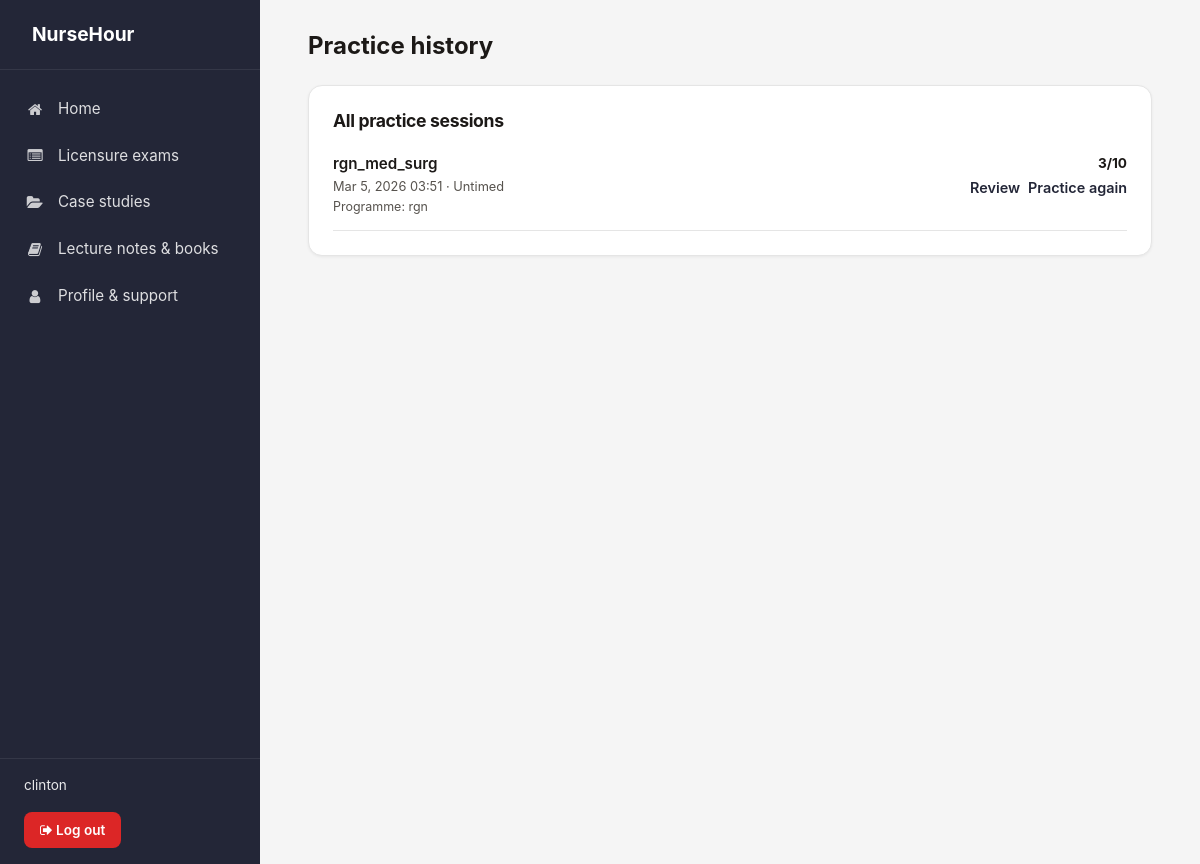
The page /dashboard/practice-history/ (signed in) on the database its author committed.
### website/models.py (models this page shows)
class PracticeSession(models.Model):
    user = models.ForeignKey(settings.AUTH_USER_MODEL, on_delete=models.CASCADE, related_name='practice_sessions')
    program = models.CharField(max_length=10, blank=True, default='')
    paper = models.CharField(max_length=40, blank=True, default='')
    timed = models.BooleanField(default=False, help_text='If true, student practiced under timed conditions (50s per question).')
    total_questions = models.PositiveIntegerField()
    correct_count = models.PositiveIntegerField(default=0)
    questions = models.JSONField(default=list, help_text='List of Supabase mcq_questions ids (str or int) in order.')
    started_at = models.DateTimeField(default=timezone.now)
    finished_at = models.DateTimeField(null=True, blank=True)
    created_at = models.DateTimeField(auto_now_add=True)
    class Meta:
        ordering = ['-started_at']

### website/views.py (the view)
# urls.py: path('dashboard/practice-history/', views.practice_history, name='practice_history'),
@login_required
def practice_history(request):
    if _is_admin_user(request.user):
        return redirect('website:admin_dashboard')
    sessions = PracticeSession.objects.filter(user=request.user).order_by('-started_at')
    context = {'sessions': sessions}
    return render(request, 'website/practice_history.html', context)

### website/views.py (called while the page is built)
def _is_admin_user(user):
    return user and user.is_authenticated and getattr(settings, 'ADMIN_EMAIL', None) and user.email == settings.ADMIN_EMAIL

### templates/website/practice_history.html (shortened to what this page needs)
{% extends 'dashboard_base.html' %}
{% load static %}
{% block page_title %}Practice history{% endblock %}
{% block sidebar_nav %}
    <a href="{% url 'website:dashboard' %}"><i class="fa fa-home"></i> Home</a>
    <a href="{% url 'website:practice' %}"><i class="fa fa-list-alt"></i> Licensure exams</a>
    <a href="{% url 'website:case_studies' %}"><i class="fa fa-folder-open"></i> Case studies</a>
    <a href="{% url 'website:resources' %}"><i class="fa fa-book"></i> Lecture notes &amp; books</a>
    <a href="{% url 'website:profile_support' %}"><i class="fa fa-user"></i> Profile &amp; support</a>
{% endblock %}
{% block content %}
    <div class="db-card">
        <h2 class="db-card__title">All practice sessions</h2>
        {% if sessions %}
            <ul style="list-style:none;margin:0;padding:0;">
                {% for s in sessions %}
                <li style="padding:0.85rem 0;border-bottom:1px solid var(--db-border);">
                    <div style="display:flex;justify-content:space-between;align-items:flex-start;gap:1rem;flex-wrap:wrap;">
                        <div>
                            <div style="font-size:0.95rem;font-weight:600;margin-bottom:0.1rem;">
                                {{ s.paper|default:"Practice session" }}
                            </div>
                            <div style="font-size:0.8rem;color:var(--db-muted);">
                                {{ s.started_at|date:"M j, Y H:i" }} · {{ s.timed|yesno:"Timed,Untimed" }}
                            </div>
                            {% if s.program %}
                                <div style="font-size:0.78rem;color:var(--db-muted);margin-top:0.1rem;">
                                    Programme: {{ s.program }}
                                </div>
                            {% endif %}
                        </div>
                        <div style="text-align:right;">
                            <div style="font-size:0.85rem;margin-bottom:0.25rem;">
                                {% if s.total_questions %}
                                    <strong>{{ s.correct_count }}/{{ s.total_questions }}</strong>
                                {% else %}
                                    —
                                {% endif %}
                            </div>
                            <div style="display:flex;gap:0.5rem;justify-content:flex-end;flex-wrap:wrap;font-size:0.8rem;">
                                <a href="{% url 'website:practice_review' s.id %}">Review</a>
                                <a href="{% url 'website:practice_repeat' s.id %}">Practice again</a>
                            </div>
                        </div>
                    </div>
                </li>
                {% endfor %}
            </ul>
        {% else %}
            <p class="db-card__text">You haven’t completed any practice sessions yet.</p>
        {% endif %}
    </div>
{% endblock %}

### templates/dashboard_base.html (shortened to what this page needs)
{% load static %}
<!DOCTYPE html>
<html lang="en">
<head>
    <link rel="stylesheet" href="{% static 'css/bootstrap.min.css' %}">
    <link rel="stylesheet" href="https://cdn.jsdelivr.net/npm/font-awesome@4.7.0/css/font-awesome.min.css">
</head>
<body class="db-body">
    <div class="db-root">
        <aside class="db-sidebar">
            <div class="db-sidebar__logo">
                <a href="{% url 'website:home' %}">
                    NurseHour
                </a>
            </div>
            <nav class="db-sidebar__nav">
                {% block sidebar_nav %}{% endblock %}
            </nav>
            <div class="db-sidebar__user">
                <div class="db-sidebar__user-name">{{ user.get_short_name|default:user.email }}</div>
                <a href="{% url 'website:logout' %}" class="db-sidebar__logout"><i class="fa fa-sign-out"></i> Log out</a>
            </div>
        </aside>
        <main class="db-main">
            <div class="db-main__inner">
                <h1 class="db-main__title">{% block page_title %}Dashboard{% endblock %}</h1>
                {% block content %}{% endblock %}
            </div>
        </main>
    </div>
</body>
</html>

### templates/dashboard_base.html (style rules this page uses)
:root { --db-dark: #232637; --db-dark-hover: #1a1c28; --db-bg: #f5f5f5; --db-card: #ffffff; --db-border: #e5e5e5; --db-text: #1c1917; --db-muted: #57534e; --db-sidebar-w: 260px; --db-bottom-h: 64px; }
* { box-sizing: border-box; }
.db-body { margin: 0; font-family: -apple-system, BlinkMacSystemFont, 'Segoe UI', Roboto, Oxygen, Ubuntu, sans-serif; background: var(--db-bg); color: var(--db-text); min-height: 100vh; padding-bottom: var(--db-bottom-h); }
.db-root { display: flex; min-height: 100vh; }
.db-sidebar { width: var(--db-sidebar-w); background: var(--db-dark); color: #fff; flex-shrink: 0; display: flex; flex-direction: column; position: fixed; top: 0; left: 0; bottom: 0; z-index: 100; }
.db-sidebar__logo { padding: 1.25rem 1.5rem; border-bottom: 1px solid rgba(255,255,255,0.08); }
.db-sidebar__logo a { color: #fff; text-decoration: none; font-weight: 700; font-size: 1.2rem; display: flex; align-items: center; }
.db-sidebar__nav { flex: 1; padding: 1rem 0; overflow-y: auto; }
.db-sidebar__nav a { display: flex; align-items: center; padding: 0.75rem 1.5rem; color: rgba(255,255,255,0.85); text-decoration: none; font-size: 0.95rem; transition: background 0.15s, color 0.15s; }
.db-sidebar__nav .fa { width: 22px; margin-right: 0.75rem; text-align: center; opacity: 0.9; }
.db-sidebar__user { padding: 1rem 1.5rem; border-top: 1px solid rgba(255,255,255,0.08); }
.db-sidebar__user-name { font-size: 0.85rem; color: rgba(255,255,255,0.9); margin-bottom: 0.5rem; }
.db-sidebar__user a { color: rgba(255,255,255,0.7); font-size: 0.85rem; text-decoration: none; }
.db-sidebar__logout { display: inline-block; margin-top: 0.5rem; padding: 0.5rem 1rem; font-size: 0.85rem; font-weight: 600; color: #fff !important; background: #dc2626; border-radius: 8px; border: none; text-decoration: none !important; transition: background 0.2s, transform 0.1s; }
.db-main { flex: 1; margin-left: var(--db-sidebar-w); padding: 1.5rem; min-height: 100vh; display: flex; flex-direction: column; align-items: stretch; }
.db-main__title { font-size: 1.5rem; font-weight: 700; margin: 0 0 1.5rem; color: var(--db-text); }
.db-main__inner { width: 100%; max-width: 100%; }
@media (min-width: 992px) { .db-main { padding: 2rem 2.5rem; align-items: center; } }
@media (min-width: 992px) { .db-main__inner { max-width: 860px; margin: 0 auto; } }
@media (min-width: 1200px) { .db-main { padding: 2rem 3rem; } }
@media (min-width: 1200px) { .db-main__inner { max-width: 900px; } }
.db-card { background: var(--db-card); border: 1px solid var(--db-border); border-radius: 14px; padding: 1.5rem; margin-bottom: 1.5rem; box-shadow: 0 1px 3px rgba(0,0,0,0.06); transition: box-shadow 0.2s ease; }
.db-card__title { font-size: 1.1rem; font-weight: 700; margin: 0 0 0.5rem; color: var(--db-text); letter-spacing: -0.02em; }
.db-card a:not(.btn-save):not(.db-sidebar__logout) { color: var(--db-dark); font-weight: 600; font-size: 0.9rem; text-decoration: none; }

### rows shown on the page
PracticeSession: paper "rgn_med_surg", started_at "Mar 5, 2026 03:51", timed "Untimed", program "rgn", correct_count "3", total_questions "10"

### other values the page prints
{{ user.get_short_name|default:user.email }} "clinton"
